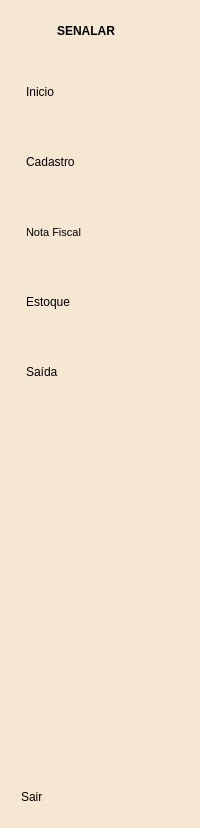
     <widget class="QWidget" name="menu_icones" native="true">
      <property name="minimumSize">
       <size>
        <width>110</width>
        <height>580</height>
       </size>
      </property>
      <property name="maximumSize">
       <size>
        <width>99999</width>
        <height>999999</height>
       </size>
      </property>
      <property name="styleSheet">
       <string notr="true">QPushButton {
	color:black;
	text-align:left;
	height:30px;
	border:none;
	padding-left:10px;
	border-top-left-radius:5px;
	border-bottom-left-radius:5px;
	border-top-right-radius:5px;
	border-bottom-right-radius:5px;
}
QWidget{
	background-color: rgb(246, 231, 211);
}

QPushButton:checked{
	
	background-color: rgb(255, 255, 255);
	color: black;
}</string>
      </property>
      <layout class="QVBoxLayout" name="verticalLayout_4">
       <item>
        <layout class="QHBoxLayout" name="horizontalLayout">
         <property name="sizeConstraint">
          <enum>QLayout::SetFixedSize</enum>
         </property>
         <property name="rightMargin">
          <number>20</number>
         </property>
         <item>
          <widget class="QLabel" name="label_3">
           <property name="minimumSize">
            <size>
             <width>40</width>
             <height>40</height>
            </size>
           </property>
           <property name="maximumSize">
            <size>
             <width>40</width>
             <height>40</height>
            </size>
           </property>
           <property name="text">
            <string/>
           </property>
           <property name="pixmap">
            <pixmap>Icones/Logo Senalar Sem fundo.png</pixmap>
           </property>
           <property name="scaledContents">
            <bool>true</bool>
           </property>
          </widget>
         </item>
         <item>
          <widget class="QLabel" name="label_4">
           <property name="font">
            <font>
             <family>Nirmala UI</family>
             <weight>75</weight>
             <bold>true</bold>
            </font>
           </property>
           <property name="text">
            <string>SENALAR</string>
           </property>
          </widget>
         </item>
        </layout>
       </item>
       <item>
        <layout class="QVBoxLayout" name="verticalLayout_2">
         <property name="spacing">
          <number>30</number>
         </property>
         <property name="sizeConstraint">
          <enum>QLayout::SetFixedSize</enum>
         </property>
         <property name="leftMargin">
          <number>5</number>
         </property>
         <property name="topMargin">
          <number>15</number>
         </property>
         <item>
          <widget class="QPushButton" name="inicio_botao_2">
           <property name="minimumSize">
            <size>
             <width>95</width>
             <height>40</height>
            </size>
           </property>
           <property name="maximumSize">
            <size>
             <width>95</width>
             <height>40</height>
            </size>
           </property>
           <property name="font">
            <font>
             <pointsize>9</pointsize>
            </font>
           </property>
           <property name="text">
            <string>Inicio</string>
           </property>
           <property name="icon">
            <iconset>
             <normaloff>Icones/casa.png</normaloff>Icones/casa.png</iconset>
           </property>
           <property name="iconSize">
            <size>
             <width>25</width>
             <height>25</height>
            </size>
           </property>
           <property name="checkable">
            <bool>true</bool>
           </property>
           <property name="autoExclusive">
            <bool>true</bool>
           </property>
          </widget>
         </item>
         <item>
          <widget class="QPushButton" name="cad_botao_2">
           <property name="minimumSize">
            <size>
             <width>95</width>
             <height>40</height>
            </size>
           </property>
           <property name="maximumSize">
            <size>
             <width>95</width>
             <height>40</height>
            </size>
           </property>
           <property name="font">
            <font>
             <pointsize>9</pointsize>
            </font>
           </property>
           <property name="text">
            <string>Cadastro</string>
           </property>
           <property name="icon">
            <iconset>
             <normaloff>Icones/adicionar-usuario.png</normaloff>Icones/adicionar-usuario.png</iconset>
           </property>
           <property name="iconSize">
            <size>
             <width>25</width>
             <height>25</height>
            </size>
           </property>
           <property name="checkable">
            <bool>true</bool>
           </property>
           <property name="autoExclusive">
            <bool>true</bool>
           </property>
          </widget>
         </item>
         <item>
          <widget class="QPushButton" name="nf_botao_2">
           <property name="minimumSize">
            <size>
             <width>95</width>
             <height>40</height>
            </size>
           </property>
           <property name="maximumSize">
            <size>
             <width>95</width>
             <height>40</height>
            </size>
           </property>
           <property name="font">
            <font>
             <pointsize>8</pointsize>
            </font>
           </property>
           <property name="text">
            <string>Nota Fiscal</string>
           </property>
           <property name="icon">
            <iconset>
             <normaloff>Icones/documento.png</normaloff>Icones/documento.png</iconset>
           </property>
           <property name="iconSize">
            <size>
             <width>25</width>
             <height>25</height>
            </size>
           </property>
           <property name="checkable">
            <bool>true</bool>
           </property>
           <property name="autoExclusive">
            <bool>true</bool>
           </property>
          </widget>
         </item>
         <item>
          <widget class="QPushButton" name="estoque_botao_2">
           <property name="minimumSize">
            <size>
             <width>95</width>
             <height>40</height>
            </size>
           </property>
           <property name="maximumSize">
            <size>
             <width>95</width>
             <height>40</height>
            </size>
           </property>
           <property name="text">
            <string>Estoque</string>
           </property>
           <property name="icon">
            <iconset>
             <normaloff>Icones/estoque-pronto.png</normaloff>Icones/estoque-pronto.png</iconset>
           </property>
           <property name="iconSize">
            <size>
             <width>33</width>
             <height>33</height>
            </size>
           </property>
           <property name="checkable">
            <bool>true</bool>
           </property>
           <property name="autoExclusive">
            <bool>true</bool>
           </property>
          </widget>
         </item>
         <item>
          <widget class="QPushButton" name="saida_botao_2">
           <property name="minimumSize">
            <size>
             <width>95</width>
             <height>40</height>
            </size>
           </property>
           <property name="maximumSize">
            <size>
             <width>95</width>
             <height>40</height>
            </size>
           </property>
           <property name="font">
            <font>
             <pointsize>9</pointsize>
            </font>
           </property>
           <property name="text">
            <string>Saída</string>
           </property>
           <property name="icon">
            <iconset>
             <normaloff>Icones/adicionar-ao-carrinho-de-compras.png</normaloff>Icones/adicionar-ao-carrinho-de-compras.png</iconset>
           </property>
           <property name="iconSize">
            <size>
             <width>25</width>
             <height>25</height>
            </size>
           </property>
           <property name="checkable">
            <bool>true</bool>
           </property>
           <property name="autoExclusive">
            <bool>true</bool>
           </property>
          </widget>
         </item>
        </layout>
       </item>
       <item>
        <spacer name="verticalSpacer_2">
         <property name="orientation">
          <enum>Qt::Vertical</enum>
         </property>
         <property name="sizeHint" stdset="0">
          <size>
           <width>20</width>
           <height>379</height>
          </size>
         </property>
        </spacer>
       </item>
       <item>
        <widget class="QPushButton" name="sair_botao_2">
         <property name="minimumSize">
          <size>
           <width>95</width>
           <height>40</height>
          </size>
         </property>
         <property name="maximumSize">
          <size>
           <width>95</width>
           <height>40</height>
          </size>
         </property>
         <property name="font">
          <font>
           <pointsize>9</pointsize>
          </font>
         </property>
         <property name="text">
          <string>Sair</string>
         </property>
         <property name="icon">
          <iconset>
           <normaloff>Icones/saida.png</normaloff>Icones/saida.png</iconset>
         </property>
         <property name="iconSize">
          <size>
           <width>25</width>
           <height>25</height>
          </size>
         </property>
         <property name="checkable">
          <bool>true</bool>
         </property>
         <property name="autoExclusive">
          <bool>false</bool>
         </property>
        </widget>
       </item>
      </layout>
     </widget>
